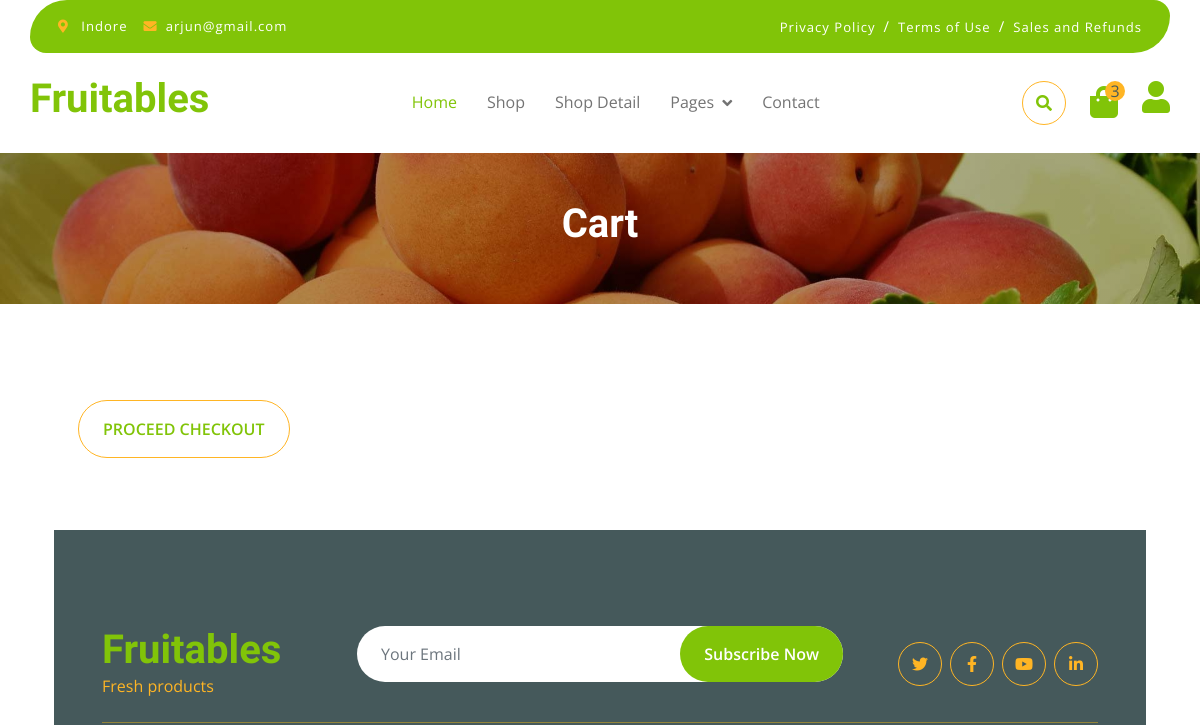
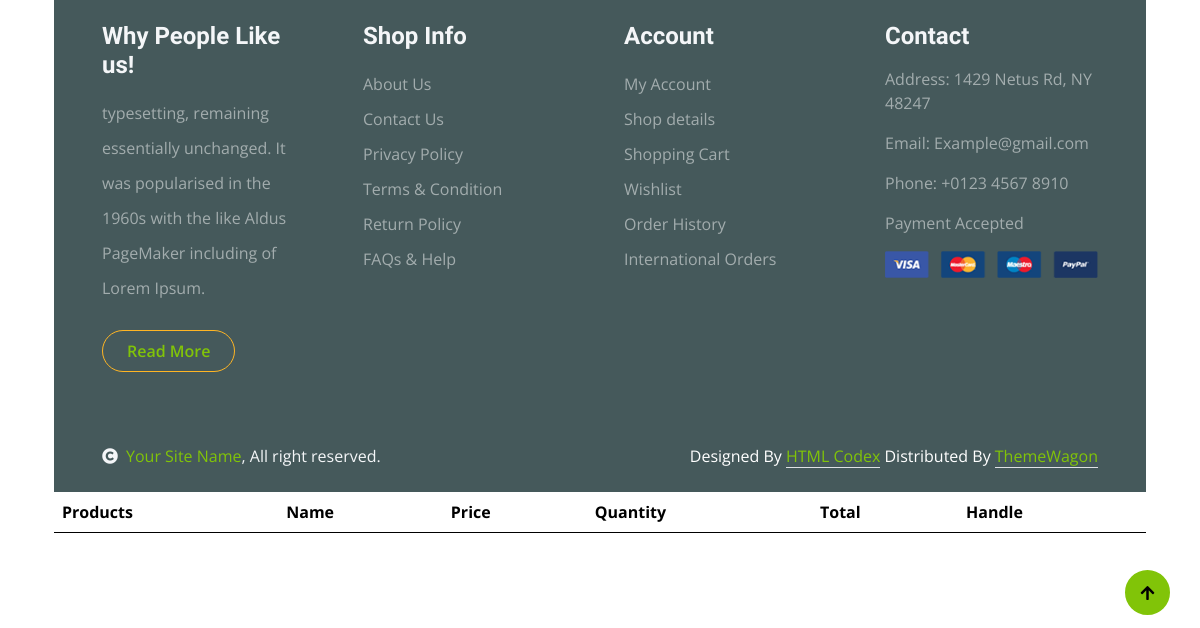
The page /fruitable/cart (signed in) on the database as committed earlier (2 pictures, top to bottom).
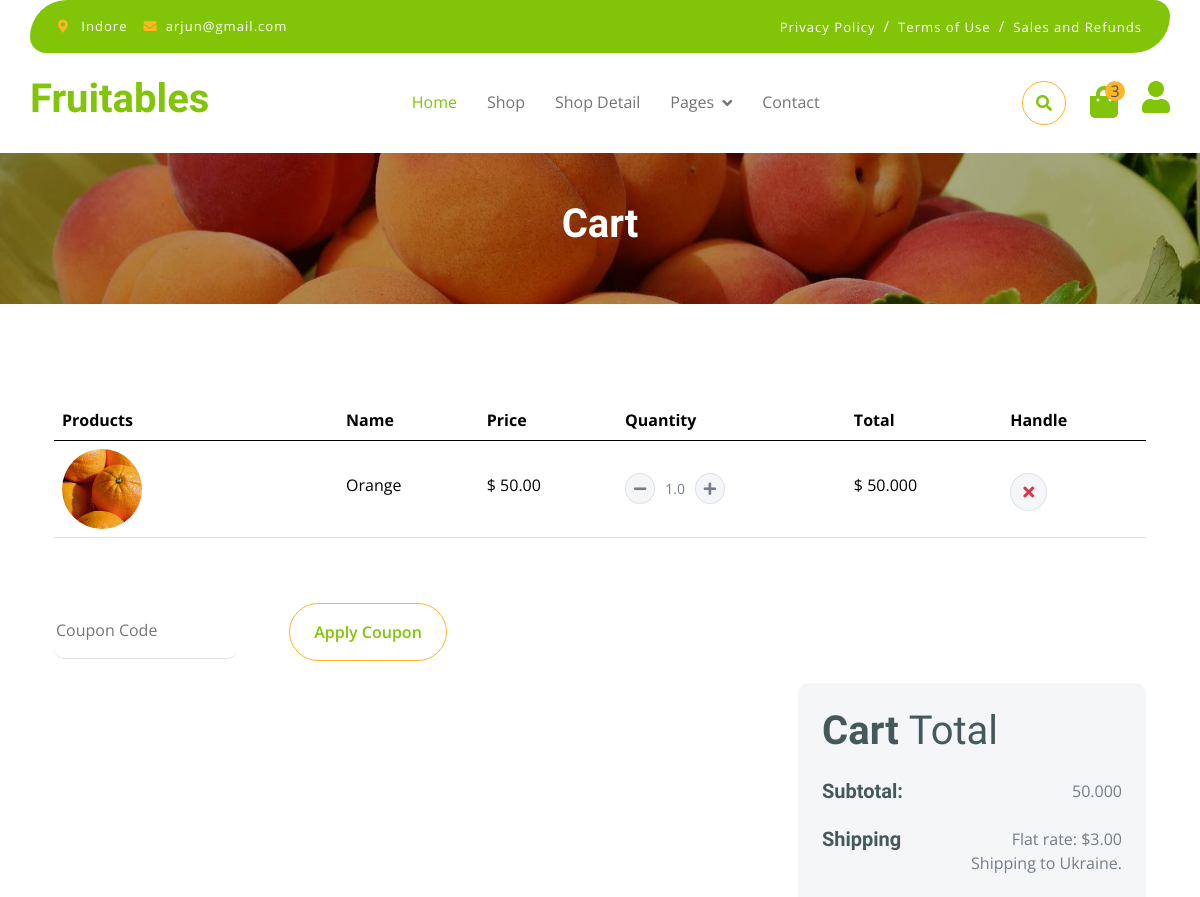
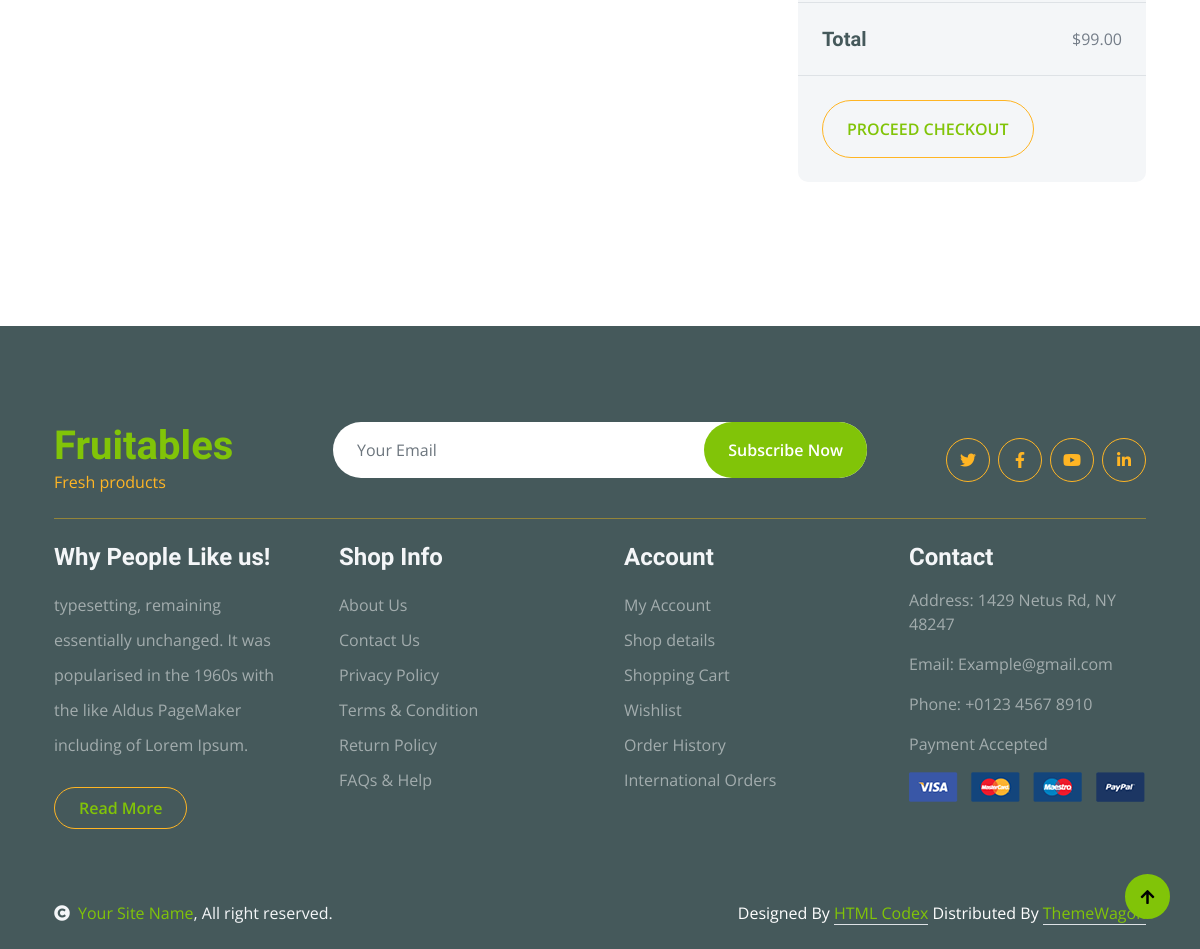
The same page on the database as committed later (2 pictures, top to bottom).
### accounts/models.py (models this page shows, shortened)
class CustomUser(AbstractBaseUser,PermissionsMixin):
    email=models.EmailField(unique=True)
    first_name=models.CharField(max_length=100)
    last_name=models.CharField(max_length=100)
    contact=models.CharField(max_length=10)
    choice=(('male','Male'),('female','Female'),('other','Other'))
    gender=models.CharField(max_length=6,choices=choice)
    address=models.TextField()
    created_at=models.DateTimeField(default=timezone.now)
    is_active=models.BooleanField(default=True)
    is_staff=models.BooleanField(default=False)
    objects=CustomManager()
    USERNAME_FIELD= "email"
    REQUIRED_FIELDS=[]

### shop/models.py (models this page shows)
class CartItem(models.Model):
    user=models.ForeignKey(CustomUser,on_delete=models.CASCADE)
    product=models.ForeignKey(Product,on_delete=models.CASCADE)
    quantity=models.DecimalField(max_digits=4,decimal_places=1,default=1)
    date_added=models.DateTimeField(auto_now_add=True)
    def subtotal(self):
        return self.quantity * self.product.price
    def __str__(self):
        return f"{self.quantity} x {self.product}"

class Product(models.Model):
    category=models.ForeignKey(Category,on_delete=models.CASCADE)
    product_image=models.ImageField(upload_to='products')
    product_name=models.CharField(max_length=100)
    price=models.DecimalField(max_digits=4,decimal_places=2)
    quantity=models.DecimalField(max_digits=4,decimal_places=1)
    description=models.TextField()
    def __str__(self):
        return self.product_name

### shop/views.py (the view)
# urls.py: path('cart',viewcart,name='cart'),
def viewcart(request):
    user=request.user.id
    cartitem=CartItem.objects.filter(user=user)
    print(cartitem)
    total_price=(sum(x.subtotal() for x in cartitem))/10
    print(total_price)
    return render(request,'cart.html',{'cartitem':cartitem,'price':total_price})

### templates/cart.html
{% extends "base.html" %}
{% block cart %}
        <div class="container-fluid page-header py-5">
            <h1 class="text-center text-white display-6">Cart</h1>
        </div>
        <div class="container-fluid py-5">
            <div class="container py-5">
                <div class="table-responsive">
                    <table class="table">
                        <thead>
                          <tr>
                            <th scope="col">Products</th>
                            <th scope="col">Name</th>
                            <th scope="col">Price</th>
                            <th scope="col">Quantity</th>
                            <th scope="col">Total</th>
                            <th scope="col">Handle</th>
                          </tr>
                        </thead>
                        <tbody>
                            {% for i in cartitem %}
                            <tr>
                                <th scope="row">
                                    <div class="d-flex align-items-center">
                                        <img src="{{i.product.product_image.url}}" class="img-fluid me-5 rounded-circle" style="width: 80px; height: 80px;" alt="">
                                    </div>
                                </th>
                                <td>
                                    <p class="mb-0 mt-4">{{i.product.product_name}}</p>
                                </td>
                                <td>
                                    <p class="mb-0 mt-4">$ {{i.product.price}}</p>
                                </td>
                                <td>
                                    <div class="input-group quantity mt-4" style="width: 100px;">
                                        <div class="input-group-btn">
                                            <button class="btn btn-sm btn-minus rounded-circle bg-light border" >
                                            <i class="fa fa-minus"></i>
                                            </button>
                                        </div>
                                        <input type="text" class="form-control form-control-sm text-center border-0" value="{{i.quantity}}">
                                        <div class="input-group-btn">
                                            <button class="btn btn-sm btn-plus rounded-circle bg-light border">
                                                <i class="fa fa-plus"></i>
                                            </button>
                                        </div>
                                    </div>
                                </td>
                                <td>
                                    <p class="mb-0 mt-4">$ {{i.subtotal}}</p>
                                </td>
                                <td>
                                    <button class="btn btn-md rounded-circle bg-light border mt-4" >
                                        <i class="fa fa-times text-danger"></i>
                                    </button>
                                </td>
                            </tr>
                        </tbody>
                    </table>
                </div>
                <div class="mt-5">
                    <input type="text" class="border-0 border-bottom rounded me-5 py-3 mb-4" placeholder="Coupon Code">
                    <button class="btn border-secondary rounded-pill px-4 py-3 text-primary" type="button">Apply Coupon</button>
                </div>
                <div class="row g-4 justify-content-end">
                    <div class="col-8"></div>
                    <div class="col-sm-8 col-md-7 col-lg-6 col-xl-4">
                        <div class="bg-light rounded">
                            <div class="p-4">
                                <h1 class="display-6 mb-4">Cart <span class="fw-normal">Total</span></h1>
                                <div class="d-flex justify-content-between mb-4">
                                    <h5 class="mb-0 me-4">Subtotal:</h5>
                                    <p class="mb-0">{{i.subtotal}}</p>
                                </div>
                                <div class="d-flex justify-content-between">
                                    <h5 class="mb-0 me-4">Shipping</h5>
                                    <div class="">
                                        <p class="mb-0">Flat rate: $3.00</p>
                                    </div>
                                </div>
                                <p class="mb-0 text-end">Shipping to Ukraine.</p>
                            </div>
                            <div class="py-4 mb-4 border-top border-bottom d-flex justify-content-between">
                                <h5 class="mb-0 ps-4 me-4">Total</h5>
                                <p class="mb-0 pe-4">$99.00</p>
                            </div>
                            {% endfor %}
                            <button class="btn border-secondary rounded-pill px-4 py-3 text-primary text-uppercase mb-4 ms-4" type="button">Proceed Checkout</button>
                        </div>
                    </div>
                </div>
            </div>
        </div>
        {% endblock cart %}

### templates/base.html (shortened to what this page needs)
<!DOCTYPE html>
<html lang="en">
    <head>
        {% load bootstrap5 %}
        {% bootstrap_css %}
        <link rel="stylesheet" href="https://use.fontawesome.com/releases/v5.15.4/css/all.css"/>
        <link href="https://cdn.jsdelivr.net/npm/bootstrap-icons@1.4.1/font/bootstrap-icons.css" rel="stylesheet">
        <link href="lib/lightbox/css/lightbox.min.css" rel="stylesheet">
        <link href="lib/owlcarousel/assets/owl.carousel.min.css" rel="stylesheet">
        <link href='/static/css/bootstrap.min.css' rel="stylesheet">
        <link href= '/static/css/style.css' rel="stylesheet">
    </head>
    <body>
        {% if user.is_authenticated %}
        <div class="container-fluid fixed-top">
            <div class="container topbar bg-primary d-none d-lg-block">
                <div class="d-flex justify-content-between">
                    <div class="top-info ps-2">
                        <small class="me-3"><i class="fas fa-map-marker-alt me-2 text-secondary"></i> <a href="#" class="text-white">{{user.address}}</a></small>
                        <small class="me-3"><i class="fas fa-envelope me-2 text-secondary"></i><a href="#" class="text-white">{{user.email}}</a></small>
                    </div>
                    <div class="top-link pe-2">
                        <a href="#" class="text-white"><small class="text-white mx-2">Privacy Policy</small>/</a>
                        <a href="#" class="text-white"><small class="text-white mx-2">Terms of Use</small>/</a>
                        <a href="#" class="text-white"><small class="text-white ms-2">Sales and Refunds</small></a>
                    </div>
                </div>
            </div>
            <div class="container px-0">
                <nav class="navbar navbar-light bg-white navbar-expand-xl">
                    <a href="index.html" class="navbar-brand"><h1 class="text-primary display-6">Fruitables</h1></a>
                    <div class="collapse navbar-collapse bg-white" id="navbarCollapse">
                        <div class="navbar-nav mx-auto">
                            <a href="{%url 'home'%}" class="nav-item nav-link active">Home</a>
                            <a href="{%url 'shop'%}" class="nav-item nav-link">Shop</a>
                            <a href="shop-detail.html" class="nav-item nav-link">Shop Detail</a>
                            <div class="nav-item dropdown">
                                <a href="#" class="nav-link dropdown-toggle" data-bs-toggle="dropdown">Pages</a>
                            </div>
                            <a href="contact.html" class="nav-item nav-link">Contact</a>
                        </div>
                        <div class="d-flex m-3 me-0">
                            <button class="btn-search btn border border-secondary btn-md-square rounded-circle bg-white me-4" data-bs-toggle="modal" data-bs-target="#searchModal"><i class="fas fa-search text-primary"></i></button>
                            <a href="{%url 'cart'%}" class="position-relative me-4 my-auto">
                                <i class="fa fa-shopping-bag fa-2x"></i>
                                <span class="position-absolute bg-secondary rounded-circle d-flex align-items-center justify-content-center text-dark px-1" style="top: -5px; left: 15px; height: 20px; min-width: 20px;">3</span>
                            </a>
                            <div class="nav-item dropdown">
                            <a href="#" class="my-auto">
                                <i class="fas fa-user fa-2x"></i>
                            </a>
                        </div>
                    </div>
                </nav>
            </div>
        </div>
        {% endif %}
{% block cart %}{% endblock cart %}
 <div class="container-fluid bg-dark text-white-50 footer pt-5 mt-5">
    <div class="container py-5">
        <div class="pb-4 mb-4" style="border-bottom: 1px solid rgba(226, 175, 24, 0.5) ;">
            <div class="row g-4">
                <div class="col-lg-3">
                    <a href="#">
                        <h1 class="text-primary mb-0">Fruitables</h1>
                        <p class="text-secondary mb-0">Fresh products</p>
                    </a>
                </div>
                <div class="col-lg-6">
                    <div class="position-relative mx-auto">
                        <input class="form-control border-0 w-100 py-3 px-4 rounded-pill" type="number" placeholder="Your Email">
                        <button type="submit" class="btn btn-primary border-0 border-secondary py-3 px-4 position-absolute rounded-pill text-white" style="top: 0; right: 0;">Subscribe Now</button>
                    </div>
                </div>
                <div class="col-lg-3">
                    <div class="d-flex justify-content-end pt-3">
                        <a class="btn  btn-outline-secondary me-2 btn-md-square rounded-circle" href=""><i class="fab fa-twitter"></i></a>
                        <a class="btn btn-outline-secondary me-2 btn-md-square rounded-circle" href=""><i class="fab fa-facebook-f"></i></a>
                        <a class="btn btn-outline-secondary me-2 btn-md-square rounded-circle" href=""><i class="fab fa-youtube"></i></a>
                        <a class="btn btn-outline-secondary btn-md-square rounded-circle" href=""><i class="fab fa-linkedin-in"></i></a>
                    </div>
                </div>
            </div>
        </div>
        <div class="row g-5">
            <div class="col-lg-3 col-md-6">
                <div class="footer-item">
                    <h4 class="text-light mb-3">Why People Like us!</h4>
                    <p class="mb-4">typesetting, remaining essentially unchanged. It was
                        popularised in the 1960s with the like Aldus PageMaker including of Lorem Ipsum.</p>
                    <a href="" class="btn border-secondary py-2 px-4 rounded-pill text-primary">Read More</a>
                </div>
            </div>
            <div class="col-lg-3 col-md-6">
                <div class="d-flex flex-column text-start footer-item">
                    <h4 class="text-light mb-3">Shop Info</h4>
                    <a class="btn-link" href="">About Us</a>
                    <a class="btn-link" href="">Contact Us</a>
                    <a class="btn-link" href="">Privacy Policy</a>
                    <a class="btn-link" href="">Terms & Condition</a>
                    <a class="btn-link" href="">Return Policy</a>
                    <a class="btn-link" href="">FAQs & Help</a>
                </div>
            </div>
            <div class="col-lg-3 col-md-6">
                <div class="d-flex flex-column text-start footer-item">
                    <h4 class="text-light mb-3">Account</h4>
                    <a class="btn-link" href="">My Account</a>
                    <a class="btn-link" href="">Shop details</a>
                    <a class="btn-link" href="">Shopping Cart</a>
                    <a class="btn-link" href="">Wishlist</a>
                    <a class="btn-link" href="">Order History</a>
                    <a class="btn-link" href="">International Orders</a>
                </div>
            </div>
            <div class="col-lg-3 col-md-6">
                <div class="footer-item">
                    <h4 class="text-light mb-3">Contact</h4>
                    <p>Address: 1429 Netus Rd, NY 48247</p>
                    <p>Email: Example@gmail.com</p>
                    <p>Phone: +0123 4567 8910</p>
                    <p>Payment Accepted</p>
                    <img src="/static/img/payment.png" class="img-fluid" alt="">
                </div>
            </div>
        </div>
    </div>
</div>
<div class="container-fluid copyright bg-dark py-4">
    <div class="container">
        <div class="row">
            <div class="col-md-6 text-center text-md-start mb-3 mb-md-0">
                <span class="text-light"><a href="#"><i class="fas fa-copyright text-light me-2"></i>Your Site Name</a>, All right reserved.</span>
            </div>
            <div class="col-md-6 my-auto text-center text-md-end text-white">
                Designed By <a class="border-bottom" href="https://htmlcodex.com">HTML Codex</a> Distributed By <a class="border-bottom" href="https://themewagon.com">ThemeWagon</a>
            </div>
        </div>
    </div>
</div>
<a href="#" class="btn btn-primary border-3 border-primary rounded-circle back-to-top"><i class="fa fa-arrow-up"></i></a>
</body>
</html>

Rows that differ between the two databases and show on the page:
added CartItem: product.product_image (picture), product.product_name "Orange", product.price "50.00", quantity "1.0", subtotal "50.000"
